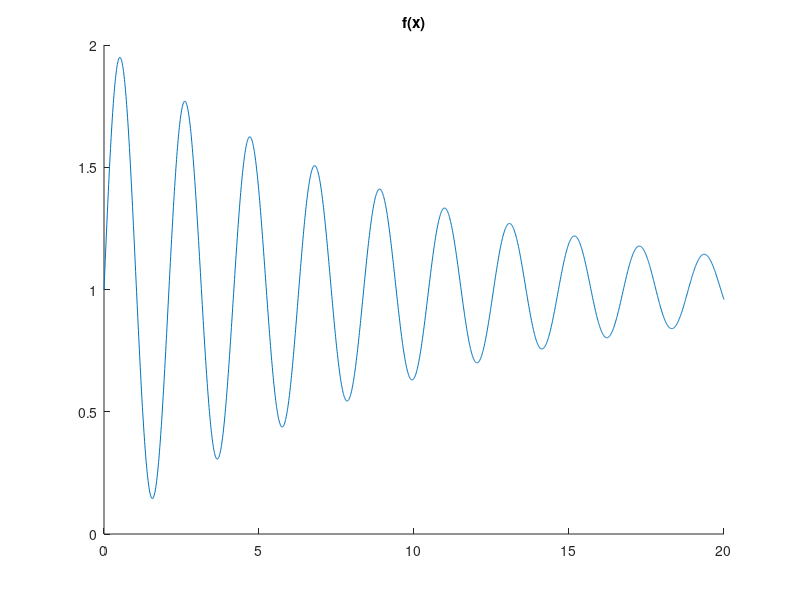

Source code (MATLAB): (Note: this script raises an error after producing the figure.)

clear all;
close all;

%f = @(x) 97000.*x./(5.*(x.^2) + 570000);
%a = 40;
%b = 93;
%true_val = 574.1494;	% exact value (Example 6-1)

f = @(x) exp(-0.1.*x).*sin(3.*x) + 1;
a = 0;
b = 20;
true_val = 20.3763385576651;

figure(3);
clf;
title('f(x)');
xx = 0:0.01:20;
hold on;
plot(xx, f(xx));

powers = 0:15;

n = length(powers);

% array of h = [1/2, 1/2^2, 1/2^3, ...]
Ns = 6.*(2.^(powers));

err = zeros(5, n);

err(1,:) = abs(true_val - composite_rectangle(f, a, b, Ns));
err(2,:) = abs(true_val - composite_midpoint(f, a, b, Ns));
err(3,:) = abs(true_val - composite_trapezoidal(f, a, b, Ns));
err(4,:) = abs(true_val - composite_Simpson_1_3rd(f, a, b, Ns));
err(5,:) = abs(true_val - composite_Simpson_3_8th(f, a, b, Ns));

vec_cols = {'red', 'blue', 'green', 'black', 'cyan'};
vec_names = {'Composite Rectangle (O(h))',
			'Composite Midpoint (O(h^2))',
			'Composite Trapezoidal (O(h^2))',
			'Composite Simpson''s 1/3 (O(h^4))',
			'Composite Simpson''s 3/8 (O(h^4))'};
vec_xticks = {};
for i=1:n
	vec_xticks{i,1} = sprintf('6*2^%d', powers(i));
end


% plot (absolute) true error with respect to h
hsteps = 1:n;
figure(1);
clf;
title('(absolute) true error w.r.t. h');
xlim([0,n+2]);
set(gca(), 'xtick', hsteps);
set(gca(), 'xtickLabel', vec_xticks);
hold on;
for i=1:5
	hold on;
	plot(hsteps, err(i,:), 'Color', vec_cols{i}, 'Marker', '.');
end
hold on;
legend(vec_names{1}, vec_names{2}, vec_names{3}, vec_names{4}, vec_names{5});


% plot the order of truncation error 
hsteps = 1:(n-1);
figure(2);
clf;
title('log of true relative error');
xlim([0,n]);
ylim([0,7]);
set(gca(), 'xtick', hsteps);
set(gca(), 'xtickLabel', {});
for i=1:5
	hold on;
	plot(hsteps, convert_data(err(i,:)), 'Color', vec_cols{i}, 'Marker', '.');
end
hold on;
legend(vec_names{1}, vec_names{2}, vec_names{3}, vec_names{4}, vec_names{5});

	
function [y] = convert_data(x)
	y = abs(log(x(2:end)./x(1:(end-1)))./log(2));
end

% Composite Rectangle Method
function [I] = composite_rectangle(f, a, b, Ns)
	for i=1:length(Ns)
		N = Ns(i);
		h = (b-a)/N;
		w = h*ones(1,N+1);
		w(N+1) = 0;
		x = linspace(a, b, N+1);	% x = [x_1, x_2, x_3, ..., x_{N+1} ]
			% x1 = a, x2 = a+h, x3 = a+2h, ...
		I(i) = w*f(x)';	% dot product of w and f(x) = sum_{i=1}^{N+1} w(i)f(x_i)
			% f(x) = [f(x_1), f(x_2), ..., f(x_{N+1})]
	end
end

% Composite Midpoint Method
function [I] = composite_midpoint(f, a, b, Ns)
    for i=1:length(Ns)
        N = Ns(i);
        h = (b-a)/N;
        w = h*ones(1,N);
        x = linspace(a, b, N+1);
        midval = zeros(N,1);
        for j=1:N
            midval(j) = f((x(j)+x(j+1))/2);
        end
        I(i) = w*midval;
    end   
end

% Composite Trapezoidal Method
function [I] = composite_trapezoidal(f, a, b, Ns)
    for i=1:length(Ns)
		N = Ns(i);
		h = (b-a)/N;
		w = h*ones(1,N+1);
		w(1) = h/2;
		w(N+1) = h/2;
		x = linspace(a, b, N+1);
		I(i) = w*f(x)';
	end
end

% Composite Simpson's 1/3 Method
function [I] = composite_Simpson_1_3rd(f, a, b, Ns)
	for i=1:length(Ns)
		N = Ns(i);
		h = (b-a)/N;
		w = zeros(1,N+1);
		w(2:2:N) = 4*h/3;
		w(3:2:N) = 2*h/3;
		w(1) = h/3;
		w(N+1) = h/3;
		x = linspace(a, b, N+1);
		I(i) = w*f(x)';
	end
end

% Composite Simpson's 3/8 Method
function [I] = composite_Simpson_3_8th(f, a, b, Ns)
    for i=1:length(Ns)
		N = Ns(i);
		h = (b-a)/N;
		w = zeros(1,N+1);
        w(2:3:N) = 9*h/8; 
        w(3:3:N) = 9*h/8;
        w(4:3:N) = 6*h/8;
		w(1) = 3*h/8;
		w(N+1) = 3*h/8;
		x = linspace(a, b, N+1);
		I(i) = w*f(x)';
	end
end